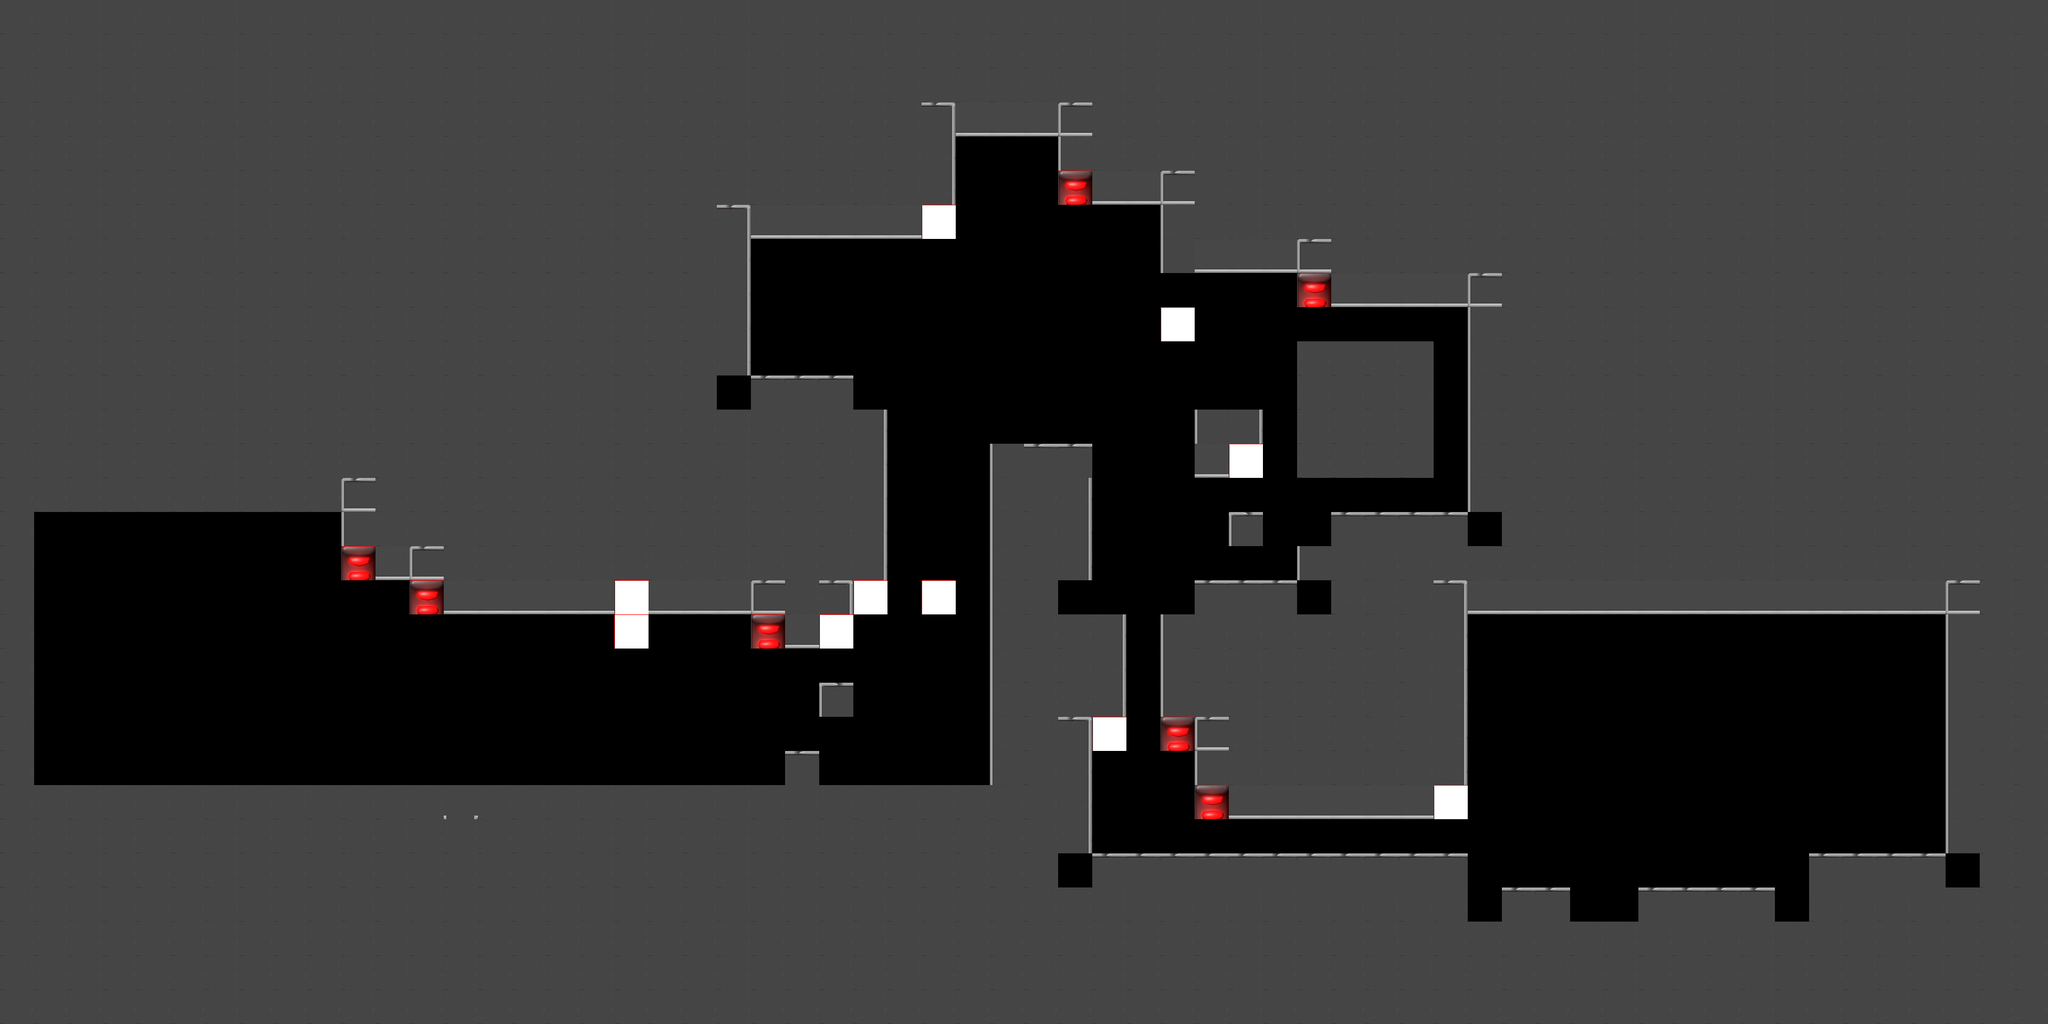

A 2D game scene composited from a Tiled map and its tileset images. What follows is a short description and the map's XML, with each tile layer's data collapsed to a summary:
An orthogonal 60x30 tile map with 64x64 px tiles, 2 tile layers (main, walkBehind), 2 hidden layers not drawn, 2 tilesets and 55 objects (5x kinematic, platform1, platform2, platform3, platform4, ...).

<map version="1.0" orientation="orthogonal" renderorder="right-down" width="60" height="30" tilewidth="64" tileheight="64">
 <tileset firstgid="1" name="basic" tilewidth="64" tileheight="64">
  <image source="tileset.png" width="800" height="600" />
 </tileset>
 <tileset firstgid="109" name="tileset2" tilewidth="64" tileheight="64">
  <image source="tileset.png" width="800" height="600" />
 </tileset>
 <layer name="background" width="60" height="30" visible="0">
  <data>[1800 cells, 1800 non-empty, 1 distinct tile ids]</data>
 </layer>
 <layer name="farAway" width="60" height="30" visible="0">
  <data>[1800 cells, 7 non-empty, 4 distinct tile ids]</data>
 </layer>
 <layer name="main" width="60" height="30">
  <data>[1800 cells, 1395 non-empty, 21 distinct tile ids]</data>
 </layer>
 <layer name="walkBehind" width="60" height="30">
  <data>[1800 cells, 0 non-empty, 0 distinct tile ids]</data>
 </layer>
 <objectgroup name="objects">
  <object name="platform1" x="1728" y="768" width="64" height="384" />
  <object name="platform2" x="1408" y="1280" width="192" height="64" />
  <object name="platform3" x="2432" y="640" width="256" height="256" />
  <object name="platform4" x="2240" y="960" width="128" height="64" />
  <object name="outside1" x="64" y="1472" width="1792" height="64" />
  <object name="outside2" x="832" y="1344" width="64" height="128" />
  <object name="outside3" x="1152" y="1408" width="64" height="64" />
  <object name="outside4" x="1152" y="1152" width="64" height="64" />
  <object name="outside5" x="1408" y="1152" width="192" height="64" />
  <object name="outside6" x="1408" y="1408" width="192" height="64" />
  <object name="outside7" x="0" y="896" width="64" height="640" />
  <object name="outside8" x="64" y="896" width="576" height="64" />
  <object name="outside9" x="640" y="896" width="64" height="192" />
  <object name="outside10" x="704" y="1024" width="128" height="64" />
  <object name="outside11" x="768" y="1088" width="896" height="64" />
  <object name="outside12" x="1600" y="704" width="64" height="384" />
  <object name="outside13" x="1408" y="704" width="192" height="64" />
  <object name="outside14" x="1344" y="384" width="64" height="384" />
  <object name="outside15" x="1408" y="384" width="384" height="64" />
  <object name="outside16" x="1728" y="192" width="64" height="192" />
  <object name="outside17" x="1792" y="192" width="256" height="64" />
  <object name="outside18" x="1984" y="256" width="64" height="128" />
  <object name="outside19" x="2048" y="320" width="192" height="64" />
  <object name="outside20" x="2176" y="384" width="64" height="256" />
  <object name="outside21" x="2048" y="576" width="128" height="64" />
  <object name="outside22" x="2240" y="448" width="256" height="64" />
  <object name="outside23" x="2432" y="512" width="384" height="64" />
  <object name="outside24" x="2752" y="576" width="64" height="448" />
  <object name="outside25" x="2432" y="960" width="320" height="64" />
  <object name="outside26" x="2432" y="1024" width="64" height="128" />
  <object name="outside27" x="2176" y="1088" width="256" height="64" />
  <object name="outside28" x="2176" y="1152" width="64" height="256" />
  <object name="outside29" x="2240" y="1344" width="64" height="192" />
  <object name="outside30" x="2304" y="1472" width="448" height="64" />
  <object name="outside31" x="2688" y="1088" width="64" height="384" />
  <object name="outside32" x="2752" y="1088" width="960" height="64" />
  <object name="outside33" x="3648" y="1152" width="64" height="512" />
  <object name="outside34" x="3328" y="1600" width="320" height="64" />
  <object name="outside35" x="2944" y="1600" width="128" height="64" />
  <object name="outside36" x="3008" y="1664" width="384" height="64" />
  <object name="outside37" x="2752" y="1664" width="256" height="64" />
  <object name="outside38" x="1984" y="1600" width="832" height="64" />
  <object name="outside39" x="1984" y="1344" width="64" height="256" />
  <object name="outside40" x="2048" y="1088" width="64" height="320" />
  <object name="outside41" x="1984" y="832" width="64" height="320" />
  <object name="outside42" x="2048" y="832" width="320" height="64" />
  <object name="outside43" x="2240" y="704" width="128" height="128" />
  <object name="outside44" x="1856" y="512" width="64" height="320" />
  <object name="outside45" x="1856" y="832" width="128" height="64" />
  <object name="outside46" x="1856" y="896" width="64" height="640" />
 </objectgroup>
 <objectgroup name="extras">
  <object name="startGame" type="kinematic" x="128" y="1280" width="192" height="192" />
  <object name="objectCollectible_1" type="kinematic" x="1408" y="512" width="192" height="192" />
  <object name="objectCollectible_2" type="kinematic" x="2048" y="896" width="192" height="192" />
  <object name="objectCollectible_3" type="kinematic" x="3072" y="1472" width="192" height="192" />
  <object name="endGame" type="kinematic" x="3456" y="1408" width="192" height="192" />
 </objectgroup>
</map>